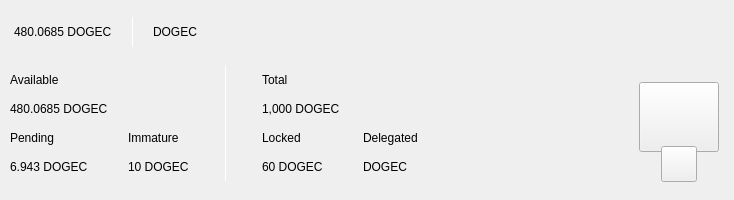
<?xml version="1.0" encoding="UTF-8"?>
<ui version="4.0">
 <class>TopBar</class>
 <widget class="QWidget" name="TopBar">
  <property name="geometry">
   <rect>
    <x>0</x>
    <y>0</y>
    <width>734</width>
    <height>200</height>
   </rect>
  </property>
  <property name="minimumSize">
   <size>
    <width>0</width>
    <height>200</height>
   </size>
  </property>
  <property name="maximumSize">
   <size>
    <width>16777215</width>
    <height>200</height>
   </size>
  </property>
  <property name="windowTitle">
   <string>Form</string>
  </property>
  <layout class="QVBoxLayout" name="verticalLayout_10" stretch="0">
   <property name="spacing">
    <number>0</number>
   </property>
   <property name="leftMargin">
    <number>0</number>
   </property>
   <property name="topMargin">
    <number>0</number>
   </property>
   <property name="rightMargin">
    <number>0</number>
   </property>
   <property name="bottomMargin">
    <number>0</number>
   </property>
   <item>
    <widget class="QWidget" name="containerTop" native="true">
     <layout class="QVBoxLayout" name="verticalLayout_11">
      <property name="spacing">
       <number>0</number>
      </property>
      <property name="leftMargin">
       <number>0</number>
      </property>
      <property name="topMargin">
       <number>0</number>
      </property>
      <property name="rightMargin">
       <number>0</number>
      </property>
      <property name="bottomMargin">
       <number>0</number>
      </property>
      <item>
       <widget class="QWidget" name="top_container_2" native="true">
        <property name="minimumSize">
         <size>
          <width>0</width>
          <height>65</height>
         </size>
        </property>
        <layout class="QHBoxLayout" name="top_container">
         <property name="spacing">
          <number>0</number>
         </property>
         <property name="leftMargin">
          <number>14</number>
         </property>
         <property name="topMargin">
          <number>0</number>
         </property>
         <property name="rightMargin">
          <number>14</number>
         </property>
         <property name="bottomMargin">
          <number>0</number>
         </property>
         <item alignment="Qt::AlignVCenter">
          <widget class="QWidget" name="widgetTopAmount" native="true">
           <property name="sizePolicy">
            <sizepolicy hsizetype="Preferred" vsizetype="Maximum">
             <horstretch>0</horstretch>
             <verstretch>0</verstretch>
            </sizepolicy>
           </property>
           <layout class="QHBoxLayout" name="horizontalLayout_5">
            <property name="spacing">
             <number>0</number>
            </property>
            <property name="leftMargin">
             <number>0</number>
            </property>
            <property name="topMargin">
             <number>0</number>
            </property>
            <property name="rightMargin">
             <number>0</number>
            </property>
            <property name="bottomMargin">
             <number>0</number>
            </property>
            <item alignment="Qt::AlignTop">
             <widget class="QLabel" name="labelAmountTopDogeC">
              <property name="minimumSize">
               <size>
                <width>0</width>
                <height>36</height>
               </size>
              </property>
              <property name="styleSheet">
               <string notr="true">padding:0px;margin:0px;</string>
              </property>
              <property name="text">
               <string>480.0685 DOGEC</string>
              </property>
             </widget>
            </item>
            <item>
             <spacer name="horizontalSpacer_11">
              <property name="orientation">
               <enum>Qt::Horizontal</enum>
              </property>
              <property name="sizeType">
               <enum>QSizePolicy::Fixed</enum>
              </property>
              <property name="sizeHint" stdset="0">
               <size>
                <width>20</width>
                <height>20</height>
               </size>
              </property>
             </spacer>
            </item>
            <item alignment="Qt::AlignVCenter">
             <widget class="QLabel" name="label_16">
              <property name="minimumSize">
               <size>
                <width>1</width>
                <height>30</height>
               </size>
              </property>
              <property name="maximumSize">
               <size>
                <width>1</width>
                <height>30</height>
               </size>
              </property>
              <property name="styleSheet">
               <string notr="true">background-color:white;
padding:0px;
border:none;</string>
              </property>
              <property name="text">
               <string/>
              </property>
             </widget>
            </item>
            <item>
             <spacer name="horizontalSpacer_12">
              <property name="orientation">
               <enum>Qt::Horizontal</enum>
              </property>
              <property name="sizeType">
               <enum>QSizePolicy::Fixed</enum>
              </property>
              <property name="sizeHint" stdset="0">
               <size>
                <width>20</width>
                <height>20</height>
               </size>
              </property>
             </spacer>
            </item>
            <item alignment="Qt::AlignTop">
             <widget class="QLabel" name="labelAmountTopzDogec">
              <property name="minimumSize">
               <size>
                <width>0</width>
                <height>36</height>
               </size>
              </property>
              <property name="text">
               <string>DOGEC</string>
              </property>
             </widget>
            </item>
           </layout>
          </widget>
         </item>
         <item>
          <spacer name="horizontalSpacer">
           <property name="orientation">
            <enum>Qt::Horizontal</enum>
           </property>
           <property name="sizeHint" stdset="0">
            <size>
             <width>40</width>
             <height>20</height>
            </size>
           </property>
          </spacer>
         </item>
         <item>
          <layout class="QHBoxLayout" name="horizontalLayout_4">
           <property name="spacing">
            <number>12</number>
           </property>
           <property name="rightMargin">
            <number>0</number>
           </property>
           <item alignment="Qt::AlignRight">
            <widget class="QWidget" name="layoutSync" native="true">
             <property name="minimumSize">
              <size>
               <width>0</width>
               <height>36</height>
              </size>
             </property>
             <property name="maximumSize">
              <size>
               <width>16777215</width>
               <height>36</height>
              </size>
             </property>
             <layout class="QVBoxLayout" name="verticalLayout_9">
              <property name="leftMargin">
               <number>0</number>
              </property>
              <property name="topMargin">
               <number>0</number>
              </property>
              <property name="rightMargin">
               <number>0</number>
              </property>
              <property name="bottomMargin">
               <number>0</number>
              </property>
              <item>
               <widget class="ExpandableButton" name="pushButtonSync" native="true">
                <property name="minimumSize">
                 <size>
                  <width>36</width>
                  <height>36</height>
                 </size>
                </property>
                <property name="maximumSize">
                 <size>
                  <width>16777215</width>
                  <height>36</height>
                 </size>
                </property>
               </widget>
              </item>
             </layout>
            </widget>
           </item>
           <item>
            <widget class="ExpandableButton" name="pushButtonMint" native="true">
             <property name="minimumSize">
              <size>
               <width>36</width>
               <height>36</height>
              </size>
             </property>
            </widget>
           </item>
           <item>
            <widget class="ExpandableButton" name="pushButtonStack" native="true">
             <property name="minimumSize">
              <size>
               <width>36</width>
               <height>36</height>
              </size>
             </property>
            </widget>
           </item>
           <item>
            <widget class="ExpandableButton" name="pushButtonColdStaking" native="true">
             <property name="minimumSize">
              <size>
               <width>36</width>
               <height>36</height>
              </size>
             </property>
            </widget>
           </item>
           <item>
            <widget class="ExpandableButton" name="pushButtonConnection" native="true">
             <property name="minimumSize">
              <size>
               <width>36</width>
               <height>36</height>
              </size>
             </property>
            </widget>
           </item>
           <item>
            <widget class="ExpandableButton" name="pushButtonLock" native="true">
             <property name="sizePolicy">
              <sizepolicy hsizetype="Expanding" vsizetype="Expanding">
               <horstretch>0</horstretch>
               <verstretch>0</verstretch>
              </sizepolicy>
             </property>
             <property name="minimumSize">
              <size>
               <width>36</width>
               <height>0</height>
              </size>
             </property>
            </widget>
           </item>
            <item>
            <widget class="ExpandableButton" name="pushButtonHD" native="true">
             <property name="sizePolicy">
              <sizepolicy hsizetype="Expanding" vsizetype="Expanding">
               <horstretch>0</horstretch>
               <verstretch>0</verstretch>
              </sizepolicy>
             </property>
             <property name="minimumSize">
              <size>
               <width>36</width>
               <height>0</height>
              </size>
             </property>
            </widget>
           </item>
           <item>
            <widget class="ExpandableButton" name="pushButtonTheme" native="true">
             <property name="minimumSize">
              <size>
               <width>36</width>
               <height>36</height>
              </size>
             </property>
             <property name="maximumSize">
              <size>
               <width>16777215</width>
               <height>36</height>
              </size>
             </property>
            </widget>
           </item>
           <item>
            <widget class="ExpandableButton" name="pushButtonFAQ" native="true">
             <property name="minimumSize">
              <size>
               <width>36</width>
               <height>36</height>
              </size>
             </property>
            </widget>
           </item>
          </layout>
         </item>
        </layout>
       </widget>
      </item>
      <item>
       <widget class="QWidget" name="bottom_container" native="true">
        <property name="minimumSize">
         <size>
          <width>0</width>
          <height>135</height>
         </size>
        </property>
        <layout class="QHBoxLayout" name="botton_container">
         <property name="leftMargin">
          <number>10</number>
         </property>
         <property name="topMargin">
          <number>0</number>
         </property>
         <property name="rightMargin">
          <number>10</number>
         </property>
         <property name="bottomMargin">
          <number>10</number>
         </property>
         <item>
          <layout class="QHBoxLayout" name="horizontalLayout_3">
           <property name="bottomMargin">
            <number>9</number>
           </property>
           <item>
            <layout class="QVBoxLayout" name="verticalLayout_7">
             <property name="spacing">
              <number>0</number>
             </property>
             <property name="leftMargin">
              <number>0</number>
             </property>
             <property name="rightMargin">
              <number>30</number>
             </property>
             <item>
              <layout class="QVBoxLayout" name="verticalLayout_2">
               <item>
                <widget class="QLabel" name="labelTitle1">
                 <property name="text">
                  <string>Available</string>
                 </property>
                </widget>
               </item>
               <item>
                <widget class="QLabel" name="labelAmountDogeC">
                 <property name="text">
                  <string>480.0685 DOGEC</string>
                 </property>
                </widget>
               </item>
              </layout>
             </item>
             <item>
              <layout class="QHBoxLayout" name="horizontalLayout_2">
               <property name="spacing">
                <number>0</number>
               </property>
               <item>
                <layout class="QVBoxLayout" name="verticalLayout_3">
                 <item>
                  <widget class="QLabel" name="labelTitle3">
                   <property name="text">
                    <string>Pending</string>
                   </property>
                  </widget>
                 </item>
                 <item>
                  <widget class="QLabel" name="labelPendingDogeC">
                   <property name="text">
                    <string>6.943 DOGEC</string>
                   </property>
                  </widget>
                 </item>
                </layout>
               </item>
               <item>
                <spacer name="horizontalSpacer_3">
                 <property name="orientation">
                  <enum>Qt::Horizontal</enum>
                 </property>
                 <property name="sizeType">
                  <enum>QSizePolicy::Fixed</enum>
                 </property>
                 <property name="sizeHint" stdset="0">
                  <size>
                   <width>40</width>
                   <height>20</height>
                  </size>
                 </property>
                </spacer>
               </item>
               <item>
                <layout class="QVBoxLayout" name="verticalLayout_4">
                 <item>
                  <widget class="QLabel" name="labelTitle4">
                   <property name="text">
                    <string>Immature</string>
                   </property>
                  </widget>
                 </item>
                 <item>
                  <widget class="QLabel" name="labelImmatureDogeC">
                   <property name="text">
                    <string>10 DOGEC</string>
                   </property>
                  </widget>
                 </item>
                </layout>
               </item>
              </layout>
             </item>
            </layout>
           </item>
           <item>
            <widget class="QLabel" name="label_9">
             <property name="minimumSize">
              <size>
               <width>1</width>
               <height>100</height>
              </size>
             </property>
             <property name="maximumSize">
              <size>
               <width>1</width>
               <height>16777215</height>
              </size>
             </property>
             <property name="styleSheet">
              <string notr="true">background-color:white;
padding:0px;
border:none;</string>
             </property>
             <property name="text">
              <string/>
             </property>
            </widget>
           </item>
           <item>
            <layout class="QVBoxLayout" name="verticalLayout_8">
             <property name="spacing">
              <number>0</number>
             </property>
             <property name="leftMargin">
              <number>30</number>
             </property>
             <item>
              <layout class="QVBoxLayout" name="verticalLayout">
               <item>
                <widget class="QLabel" name="labelTitle2">
                 <property name="text">
                  <string>Total</string>
                 </property>
                </widget>
               </item>
               <item>
                <widget class="QLabel" name="labelAmountzDogec">
                 <property name="text">
                  <string>1,000 DOGEC</string>
                 </property>
                </widget>
               </item>
              </layout>
             </item>
             <item>
              <layout class="QHBoxLayout" name="horizontalLayout">
               <property name="spacing">
                <number>0</number>
               </property>
               <item>
                <layout class="QVBoxLayout" name="verticalLayout_5">
                 <item>
                  <widget class="QLabel" name="labelTitle5">
                   <property name="text">
                    <string>Locked</string>
                   </property>
                  </widget>
                 </item>
                 <item>
                  <widget class="QLabel" name="labelLockedDogec">
                   <property name="text">
                    <string>60 DOGEC</string>
                   </property>
                  </widget>
                 </item>
                </layout>
               </item>
               <item>
                <spacer name="horizontalSpacer_4">
                 <property name="orientation">
                  <enum>Qt::Horizontal</enum>
                 </property>
                 <property name="sizeType">
                  <enum>QSizePolicy::Fixed</enum>
                 </property>
                 <property name="sizeHint" stdset="0">
                  <size>
                   <width>40</width>
                   <height>20</height>
                  </size>
                 </property>
                </spacer>
               </item>
               <item>
                <layout class="QVBoxLayout" name="verticalLayout_6">
                 <item>
                  <widget class="QLabel" name="labelTitle6">
                   <property name="text">
                    <string>Delegated</string>
                   </property>
                  </widget>
                 </item>
                 <item>
                  <widget class="QLabel" name="labelDelegatedDogec">
                   <property name="text">
                    <string>DOGEC</string>
                   </property>
                  </widget>
                 </item>
                </layout>
               </item>
              </layout>
             </item>
            </layout>
           </item>
          </layout>
         </item>
         <item>
          <spacer name="horizontalSpacer_2">
           <property name="orientation">
            <enum>Qt::Horizontal</enum>
           </property>
           <property name="sizeHint" stdset="0">
            <size>
             <width>40</width>
             <height>20</height>
            </size>
           </property>
          </spacer>
         </item>
         <item alignment="Qt::AlignHCenter|Qt::AlignVCenter">
          <widget class="QWidget" name="qrContainer" native="true">
           <property name="sizePolicy">
            <sizepolicy hsizetype="Preferred" vsizetype="Minimum">
             <horstretch>0</horstretch>
             <verstretch>0</verstretch>
            </sizepolicy>
           </property>
           <property name="minimumSize">
            <size>
             <width>90</width>
             <height>110</height>
            </size>
           </property>
           <property name="maximumSize">
            <size>
             <width>90</width>
             <height>110</height>
            </size>
           </property>
           <layout class="QVBoxLayout" name="containerQR">
            <property name="spacing">
             <number>0</number>
            </property>
            <property name="leftMargin">
             <number>5</number>
            </property>
            <property name="topMargin">
             <number>10</number>
            </property>
            <property name="rightMargin">
             <number>5</number>
            </property>
            <property name="bottomMargin">
             <number>0</number>
            </property>
            <item>
             <widget class="QPushButton" name="btnQr">
              <property name="minimumSize">
               <size>
                <width>70</width>
                <height>70</height>
               </size>
              </property>
              <property name="maximumSize">
               <size>
                <width>16777215</width>
                <height>70</height>
               </size>
              </property>
              <property name="text">
               <string/>
              </property>
              <property name="iconSize">
               <size>
                <width>70</width>
                <height>70</height>
               </size>
              </property>
             </widget>
            </item>
            <item>
             <spacer name="verticalSpacer">
              <property name="orientation">
               <enum>Qt::Vertical</enum>
              </property>
              <property name="sizeType">
               <enum>QSizePolicy::Fixed</enum>
              </property>
              <property name="sizeHint" stdset="0">
               <size>
                <width>20</width>
                <height>20</height>
               </size>
              </property>
             </spacer>
            </item>
            <item alignment="Qt::AlignHCenter|Qt::AlignBottom">
             <widget class="QPushButton" name="pushButtonQR">
              <property name="minimumSize">
               <size>
                <width>36</width>
                <height>36</height>
               </size>
              </property>
              <property name="maximumSize">
               <size>
                <width>36</width>
                <height>36</height>
               </size>
              </property>
              <property name="text">
               <string/>
              </property>
             </widget>
            </item>
           </layout>
          </widget>
         </item>
        </layout>
       </widget>
      </item>
     </layout>
    </widget>
   </item>
  </layout>
 </widget>
 <customwidgets>
  <customwidget>
   <class>ExpandableButton</class>
   <extends>QWidget</extends>
   <header>qt/dogecash/expandablebutton.h</header>
   <container>1</container>
  </customwidget>
 </customwidgets>
 <resources/>
 <connections/>
</ui>
